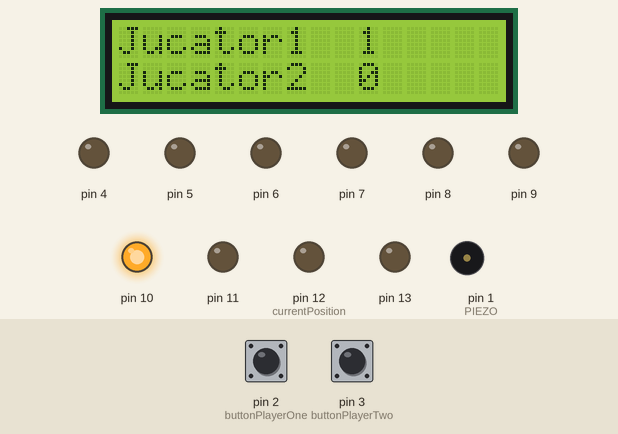
This sketch was run on a simulated Arduino Uno, built with avr-gcc and run on an emulated ATmega328P. Shown: 16×2 character LCD, output pins drawn as LEDs (lit = HIGH), buzzer (waves = sounding). Dashed ring = blinking. The inputs (shaded band) are chosen by the test bench; at power-on: pin 2 (buttonPlayerOne) HIGH, pin 3 (buttonPlayerTwo) HIGH.

Above: at 4.5 s.
4.6 s: pin 2 (buttonPlayerOne) pulled LOW for 0.15 s
At 7.24 s:
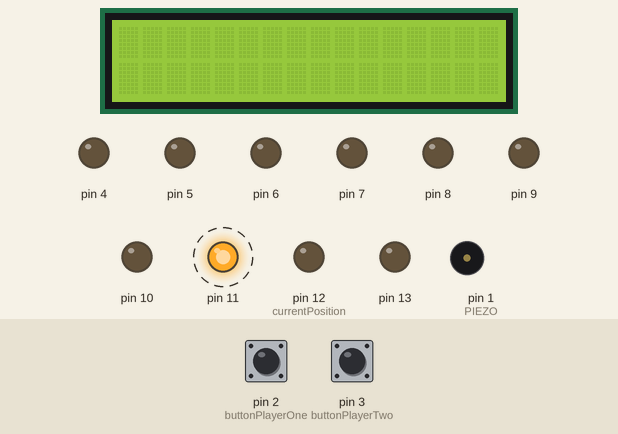
7.7 s: pin 3 (buttonPlayerTwo) pulled LOW for 0.15 s
At 8.8 s:
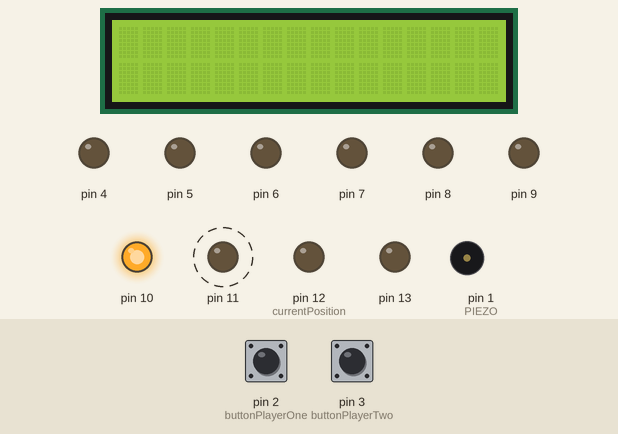
10.8 s: pin 2 (buttonPlayerOne) pulled LOW for 1 s
At 11.47 s:
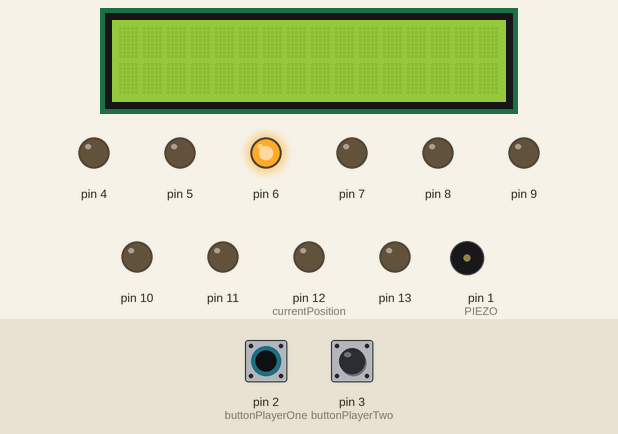
12.4 s: pin 3 (buttonPlayerTwo) pulled LOW for 1 s
At 15.2 s:
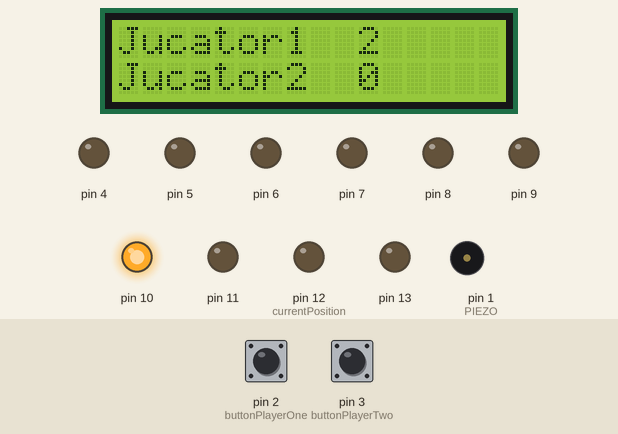
15.5 s: pin 2 (buttonPlayerOne) pulled LOW for 0.15 s
At 20.0 s:
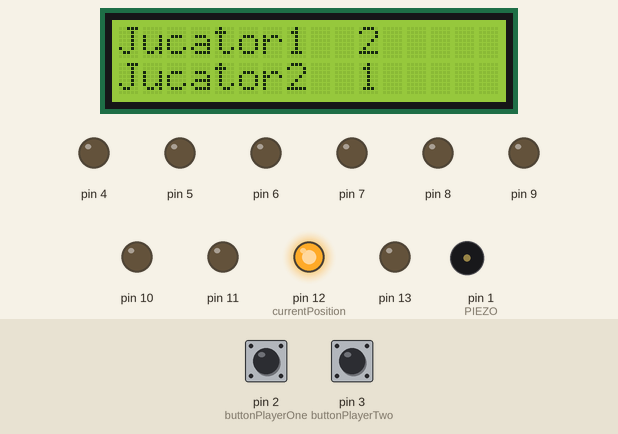
21.6 s: pin 2 (buttonPlayerOne) pulsed LOW 5 times (0.12 s each, 0.3 s apart)
At 30.2 s:
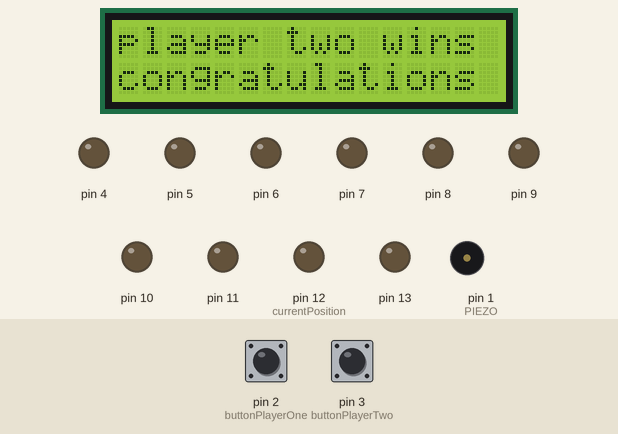
Timing chart, 0 to 33.4 s (numbered marks = the images above; inputs shaded):
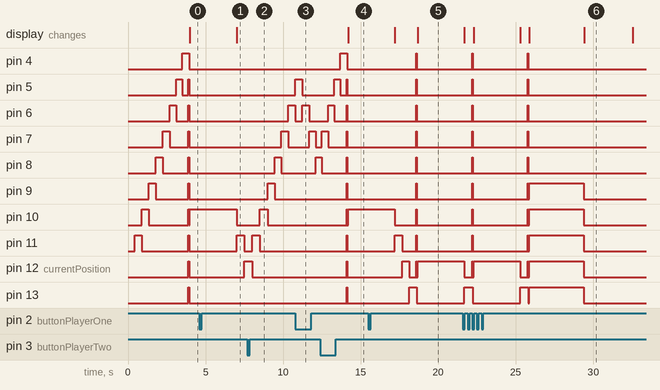

Measured:
- after the input at 4.6 s, pin 8: stays LOW (without the input it goes to HIGH after 2.9 s); pin 9: stays LOW (without the input it goes to HIGH after 2.4 s); pin 11: LOW → HIGH after 2.4 s, → LOW 0.50 s later; pin 12 (currentPosition): LOW → HIGH after 2.9 s
- after the input at 7.7 s, pin 4: stays LOW (without the input it goes to HIGH after 0.80 s); pin 12 (currentPosition): goes on until 8.0 s, then stays LOW; pin 13: stays LOW (without the input it goes to HIGH after 0.30 s)
- after the input at 10.8 s, pin 4: stays LOW (without the input it goes to HIGH after 0.45 s); pin 5: goes on until 11.2 s, then stays LOW; pin 9–11, pin 12 (currentPosition), pin 13: stays LOW (without the input it goes to HIGH after 0.90 s)
- after the input at 12.4 s, the display: changes after 1.8 s (image 4)
- by itself, pin 6, pin 7: alternates HIGH for 0.04 s and LOW for 3.6 s, 4 changes in all, then stays LOW
- by itself, tone on pin 1 (PIEZO): plays 700 Hz for 0.10 s, 800 Hz for 0.10 s, 900 Hz for 0.10 s, 1000 Hz for 0.10 s, 1100 Hz for 0.10 s, 1200 Hz for 0.10 s

The sketch:

PingPong.ino
```cpp
#include <Wire.h>
#include <LiquidCrystal_I2C.h>
#include <avr/interrupt.h>  // Necesită pentru întreruperi

LiquidCrystal_I2C lcd(0x27, 2, 1, 0, 4, 5, 6, 7, 3, POSITIVE);

bool willTheBallGoTowardsPlayerTwo = true;
bool isInputAllowed = true;
bool buttonProcessed = false;

const int playerOne = 12;
const int goalPlayerOne = 13;
const int buttonPlayerOne = 2;

const int playerTwo = 5;
const int goalPlayerTwo = 4;
const int buttonPlayerTwo = 3;
const int PIEZO = 1;

int scoreOfPlayerOne = 0;
int scoreOfPlayerTwo = 0;

const unsigned long initialMillisecondsPerLED = 500;
unsigned long millisecondsPerLED = initialMillisecondsPerLED;
unsigned long currentMillis = 0;
unsigned long previousMillis = 0;

int currentPosition = playerOne;
int previousPosition = playerOne + 1;
int deltaPosition = 0;

volatile bool buttonOnePressed = false;
volatile bool buttonTwoPressed = false;

bool isShowingScores = false;
unsigned long scoreDisplayStartTime = 0;
const unsigned long scoreDisplayDuration = 3000;  // 3 secunde

void setup() {
    lcd.begin(16, 2);
    pinMode(1, OUTPUT);
    pinMode(4, OUTPUT);
    pinMode(5, OUTPUT);
    pinMode(6, OUTPUT);
    pinMode(7, OUTPUT);
    pinMode(8, OUTPUT);
    pinMode(9, OUTPUT);
    pinMode(10, OUTPUT);
    pinMode(11, OUTPUT);
    pinMode(12, OUTPUT);
    pinMode(13, OUTPUT);

    pinMode(buttonPlayerOne, INPUT_PULLUP);
    pinMode(buttonPlayerTwo, INPUT_PULLUP);

    attachInterrupt(digitalPinToInterrupt(buttonPlayerOne), isrButtonPlayerOne, FALLING);
    attachInterrupt(digitalPinToInterrupt(buttonPlayerTwo), isrButtonPlayerTwo, FALLING);

    // Configurarea temporizatorului pentru o întrerupere la fiecare 3 secunde
    cli();  // Dezactivăm întreruperile globale
    TCCR1A = 0;  // Configurăm registrul TCCR1A
    TCCR1B = 0;  // Configurăm registrul TCCR1B
    TCNT1 = 0;   // Resetăm contorul
    // Setăm prescaler-ul la 1024 și pornim temporizatorul
    TCCR1B |= (1 << WGM12) | (1 << CS12) | (1 << CS10);
    // Configurăm OCR1A pentru un interval de 3 secunde
    OCR1A = 46875;  // (16 MHz / (1024 * 1 Hz)) - 1 (pentru 1 Hz, 1 ciclu/secundă)
    TIMSK1 |= (1 << OCIE1A);  // Activăm întreruperea pentru comparație la OCR1A
    sei();  // Activăm întreruperile globale
}

ISR(TIMER1_COMPA_vect) {
    // Funcția de întrerupere care este apelată la fiecare 3 secunde
    if (millisecondsPerLED > 100) {  // Limităm viteza minimă pentru a nu deveni prea rapid
        millisecondsPerLED -= 50;  // Scădem durata pentru a crește viteza
    }
}

void loop() {
    if (isShowingScores) {
        if (millis() - scoreDisplayStartTime >= scoreDisplayDuration) {
            isShowingScores = false;
            lcd.clear();
            ResetValuesForNextRound();
        }
        return;
    }

    currentMillis = millis();

    if (buttonOnePressed && isInputAllowed && !buttonProcessed) {
        buttonOnePressed = false;
        buttonProcessed = true;
        if (willTheBallGoTowardsPlayerTwo) {
            ToggleBallDirection();
        }
    }

    if (buttonTwoPressed && isInputAllowed && !buttonProcessed) {
        buttonTwoPressed = false;
        buttonProcessed = true;
        if (!willTheBallGoTowardsPlayerTwo) {
            ToggleBallDirection();
        }
    }

    if (currentMillis - previousMillis >= millisecondsPerLED) {
        CheckGoalConditions();
        DetermineNextPosition();
        MoveBallToNextPosition();
        buttonProcessed = false;
        previousMillis = currentMillis;
    }
}

void isrButtonPlayerOne() {
    buttonOnePressed = true;
}

void isrButtonPlayerTwo() {
    buttonTwoPressed = true;
}

void ToggleBallDirection() {
    willTheBallGoTowardsPlayerTwo = !willTheBallGoTowardsPlayerTwo;
    isInputAllowed = false;
}

void MoveBallToNextPosition() {
    previousPosition = currentPosition;
    digitalWrite(previousPosition, LOW);
    currentPosition = currentPosition + deltaPosition;
    digitalWrite(currentPosition, HIGH);
    isInputAllowed = true;
}

void DetermineNextPosition() {
    deltaPosition = willTheBallGoTowardsPlayerTwo ? -1 : 1;
}

void ResetForNextRound() {
    isInputAllowed = true;
    buttonProcessed = false;
    currentPosition = playerOne;
    willTheBallGoTowardsPlayerTwo = true;
    previousMillis = millis();
    MoveBallToNextPosition();
}

void CheckGoalConditions() {
    if (currentPosition == goalPlayerTwo && willTheBallGoTowardsPlayerTwo) {
        ScoreForPlayer(1);
        ResetForNextRound();
    } else if (currentPosition == goalPlayerOne && !willTheBallGoTowardsPlayerTwo) {
        ScoreForPlayer(2);
        ResetForNextRound();
    }
}

void ScoreForPlayer(int playerWhoScored) {
    isInputAllowed = false;
    FlashAllLEDs(1, 0);
    if (playerWhoScored == 1) {
        scoreOfPlayerOne++;
        ShowScores(1);
    } else if (playerWhoScored == 2) {
        scoreOfPlayerTwo++;
        ShowScores(2);
    }
    CheckEndGame();
}

void CheckEndGame() {
    if (scoreOfPlayerOne == 3) {
        EndGameCeremonyFor(1);
        lcd.setCursor(0, 0);
        lcd.print("player one wins ");
        lcd.setCursor(0, 1);
        lcd.print("congratulations ");
        delay(2500);
        soundCorrectGuess();
        lcd.setCursor(0, 0);
        lcd.print("player 2,       ");
        lcd.setCursor(0, 1);
        //lcd.print("play again      ");
        delay(2500);
        soundBuzzer();
        lcd.setCursor(0, 0);
        lcd.print("                ");
        lcd.setCursor(0, 1);
        lcd.print("                ");
        delay(2500);
    }
    if (scoreOfPlayerTwo == 3) {
        EndGameCeremonyFor(2);
        lcd.setCursor(0, 0);
        lcd.print("player two wins ");
        lcd.setCursor(0, 1);
        lcd.print("congratulations ");
        delay(2500);
        soundCorrectGuess();
        lcd.setCursor(0, 0);
        //lcd.print("player 1,       ");
        lcd.setCursor(0, 1);
        lcd.print("play again      ");
        delay(2500);
        soundBuzzer();
        lcd.setCursor(0, 0);
        lcd.print("                ");
        lcd.setCursor(0, 1);
        lcd.print("                ");
        delay(2500);
    }
}

void ShowScores(int playerCurrentlyScored) {
    lcd.clear();
    lcd.setCursor(0, 0);
    lcd.print("Jucator1  ");
    lcd.print(scoreOfPlayerOne);
    lcd.setCursor(0, 1);
    lcd.print("Jucator2  ");
    lcd.print(scoreOfPlayerTwo);
    isShowingScores = true;
    scoreDisplayStartTime = millis();
}

void ResetValuesForNextRound() {
    //FlashAllLEDs(1, 0);
    millisecondsPerLED = initialMillisecondsPerLED;
}

void FlashAllLEDs(int blinkCount, int player) {
    for (int i = 0; i < blinkCount; i++) {
        TurnOnAllLEDsForPlayer(player);
        delay(35);
        TurnOffAllLEDsForPlayer(player);
        delay(35);
    }
}

void EndGameCeremonyFor(int winner) {
    FlashAllLEDs(50, winner);
    TurnOffAllLEDsForPlayer(0);
    scoreOfPlayerOne = 0;
    scoreOfPlayerTwo = 0;
}

void TurnOnAllLEDsForPlayer(int player) {
    if (player != 1) {
        digitalWrite(9, HIGH);
        digitalWrite(10, HIGH);
        digitalWrite(11, HIGH);
        digitalWrite(12, HIGH);
        digitalWrite(13, HIGH);
    }
    if (player != 2) {
        digitalWrite(4, HIGH);
        digitalWrite(5, HIGH);
        digitalWrite(6, HIGH);
        digitalWrite(7, HIGH);
        digitalWrite(8, HIGH);
    }
}

void TurnOffAllLEDsForPlayer(int player) {
    if (player != 1) {
        digitalWrite(4, LOW);
        digitalWrite(5, LOW);
        digitalWrite(6, LOW);
        digitalWrite(7, LOW);
        digitalWrite(8, LOW);
    }
    if (player != 2) {
        digitalWrite(9, LOW);
        digitalWrite(10, LOW);
        digitalWrite(11, LOW);
        digitalWrite(12, LOW);
        digitalWrite(13, LOW);
    }
}

void soundBuzzer() {
    tone(PIEZO, 100, 2000);
    delay(2300);
}

void soundCorrectGuess() {
    tone(PIEZO, 700, 100);
    delay(100);
    tone(PIEZO, 800, 100);
    delay(100);
    tone(PIEZO, 900, 100);
    delay(100);
    tone(PIEZO, 1000, 100);
    delay(100);
    tone(PIEZO, 1100, 100);
    delay(100);
    tone(PIEZO, 1200, 100);
    delay(100);
}
```
